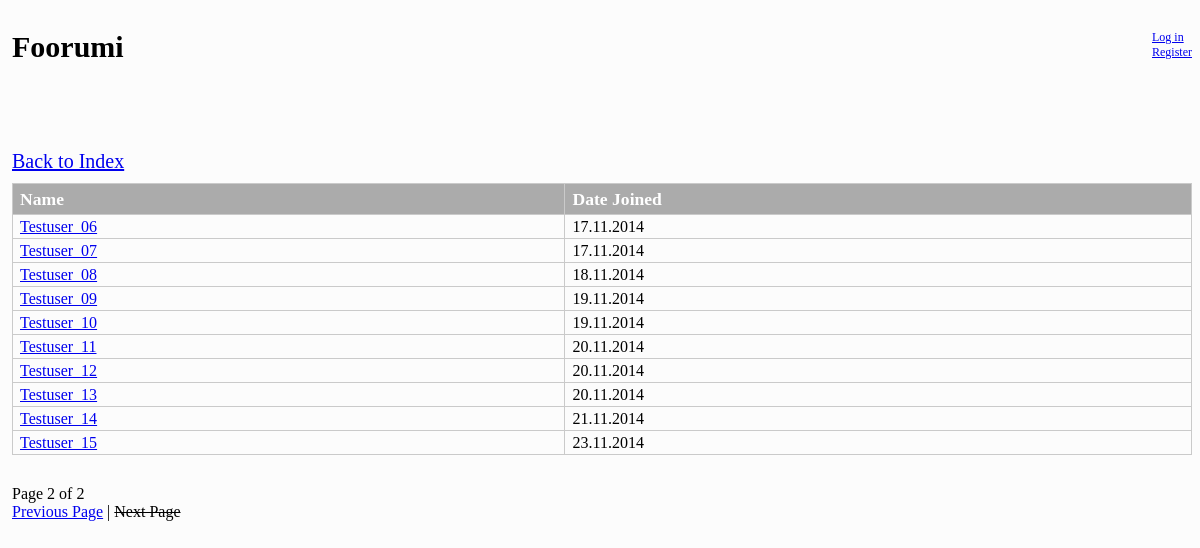
/userlist.php?page=2, run on an earlier commit of the app's database.
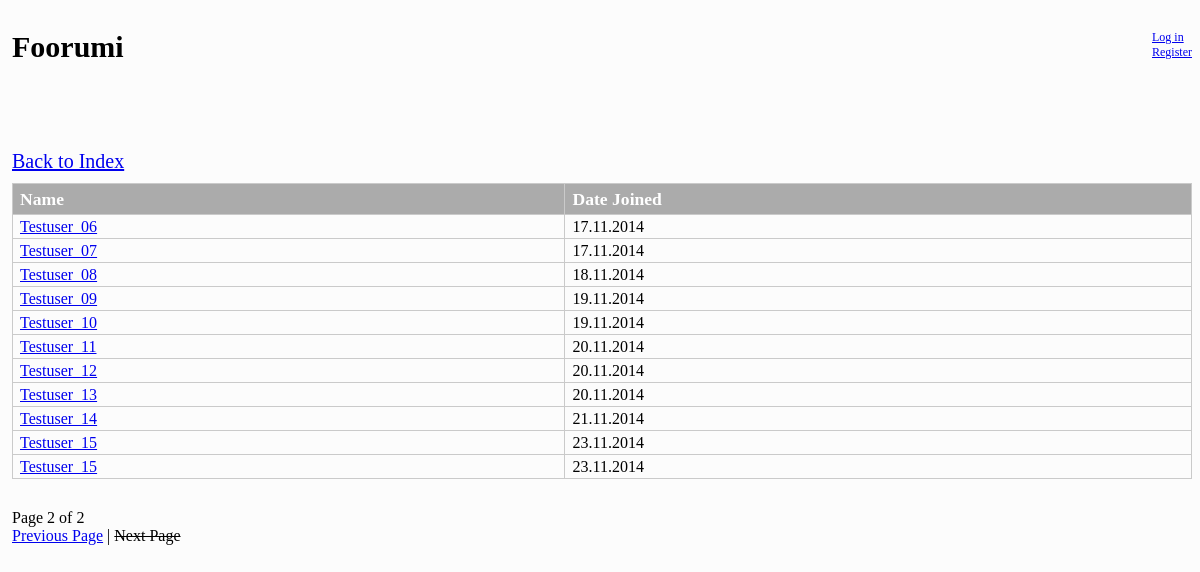
And on a later commit of the database.
### tables this page shows
CREATE TABLE Users
(
UserID INT unsigned not null auto_increment,
PRIMARY KEY(UserID),
Username VARCHAR(18) not null,
Password VARCHAR(32) not null,
PrivEmail VARCHAR(60) not null,
PubEmail VARCHAR(60),
Userinfo TEXT(300),
Usergroup TINYINT(3) not null,
Joindate DATETIME not null
);

### libs/common.php (called while the page is built)
<?php
function showView($sivu, $data = array())
{
	$data = (object)$data;
	require 'views/template.php';
	exit();
}

### userlist.php (called while the page is built, shortened)
<?php
require_once 'libs/common.php';
require_once 'libs/user.php';
$page = $_GET['page'];
$users = User::getNUsers(20, $page);
showView('userlist_view.php', array('users' => $users, 'page' => $page));

### libs/dbconnect.php (called while the page is built)
<?php
function getConnection()
{
	$ini_array = parse_ini_file("./config.ini");
	$username = $ini_array[username];
	$password = $ini_array[password];
	$host = $ini_array[host];
	$dbname = $ini_array[dbname];
	static $connection = null;
	if ($connection == null)
	{
		$connection = new PDO('mysql:host='.$host.';dbname='.$dbname.'', $username, $password);
		$connection->setAttribute(PDO::ATTR_ERRMODE,PDO::ERRMODE_EXCEPTION);
	}
	return $connection;
}

### libs/user.php (called while the page is built, shortened)
<?php
require_once 'dbconnect.php';
class User
{
	public static function getNUsers($amount, $page)
	{
		$offset = ($page - 1) * $amount;
		$sql = "SELECT UserID, Username, Joindate FROM Users ORDER BY UserID LIMIT ? OFFSET ?";
		$query = getConnection()->prepare($sql);
		$query->bindParam(1, $amount, PDO::PARAM_INT);
		$query->bindParam(2, $offset, PDO::PARAM_INT);
		$query->execute();
		$result = $query->fetchAll();
		if ($result == null)
		{
			return null;
		}
		else
		{
			return $result;
		}
	}
	public static function countUsers()
	{
		$sql = "SELECT count(*) FROM Users";
		$query = getConnection()->prepare($sql);
		$query->execute();
		return $query->fetchColumn();
	}
}

### views/userlist_view.php (the view)
<div class="menu">
	<a href="index.php">Back to Index</a>
</div>
<div class="threads">
	<table id="forumtable">
	<tr>
		<th>Name</th>
		<th>Date Joined</th>
	</tr>
	<?php
	if ($data->users == null)
	{
		echo'
		<tr>
			<td>No users to list!</td>
			<td>-</td>
		</tr>
		';
	}
	else
	{
		foreach ($data->users as $row)
		{
			$phpdate = strtotime($row[2]);
			$mysqldate = date( 'd.m.Y', $phpdate );
			echo'
			<tr>
				<td><a href="userpage.php?id='.$row[0].'">'.htmlspecialchars($row[1]).'</a></td>
				<td>'.$mysqldate.'</td>
			</tr>
			';
		}
	}
	?>
	</table>
</div>
<div class="pageswitch">
	<?php
	$totalpages = ceil(User::countUsers() / 20);
	echo 'Page '.$data->page.' of '.$totalpages.'<br>';
	if ($data->page == 1)
	{
		echo '<s>Previous Page</s> |';
	}
	else
	{
		echo '<a href="userlist.php?page='. ($data->page - 1) .'">Previous Page</a> |';
	}
	if ($data->page == $totalpages)
	{
		echo ' <s>Next Page</s>';
	}
	else
	{
		echo ' <a href="userlist.php?page='. ($data->page + 1) .'">Next Page</a>';
	}
	?>
</div>

### views/template.php (shortened to what this page needs)
<!DOCTYPE html>
<html lang="en">
<head>
<link rel="stylesheet" href="css/style.css">
</head>
<body>
<div class="titlewrapper">
	<div class="title">
		Foorumi
	</div>
	<div class="useroptions"><?php
	if (isset($_SESSION['user']))
	{
		echo
		'Signed in as:<br>'.
		$_SESSION['user']->getUsername().'<br>
		<br>
		<a href="logout.php">Log out</a><br>
		<a href="userpage.php?id='.$_SESSION['user']->getId().'">My profile</a>';
	}
	else
	{
		echo '<a href="login.php">Log in</a><br>
		<a href="register.php">Register</a><br>';
	}
	?>
	</div>
</div>
<?php
require 'views/'.$sivu;
?>
</body>
</html>

### css/style.css (style rules this page uses)
body { max-width: 1200px; min-width: 600px; margin-top: 30px; margin-left: 1%; background-color: #FCFCFC; }
.titlewrapper { padding-bottom: 120px; }
.title { float: left; font-size: 30px; font-weight: bold; }
.useroptions { font-size: 12px; float: right; }
.menu { float: left; font-size: 20px; padding-bottom: 10px; }
.threads { padding-bottom: 30px; }
#forumtable { width: 100%; border-collapse: collapse; }
#forumtable td, #forumtable th { font-size: 1em; border: 1px solid #CACACA; padding: 3px 7px 2px 7px; }
#forumtable th { font-size: 1.1em; text-align: left; padding-top: 5px; padding-bottom: 4px; background-color: #ABABAB; color: #ffffff; }

What changed in the data, as far as the page shows it:
added users: Username "Testuser_15", Joindate "23.11.2014"
